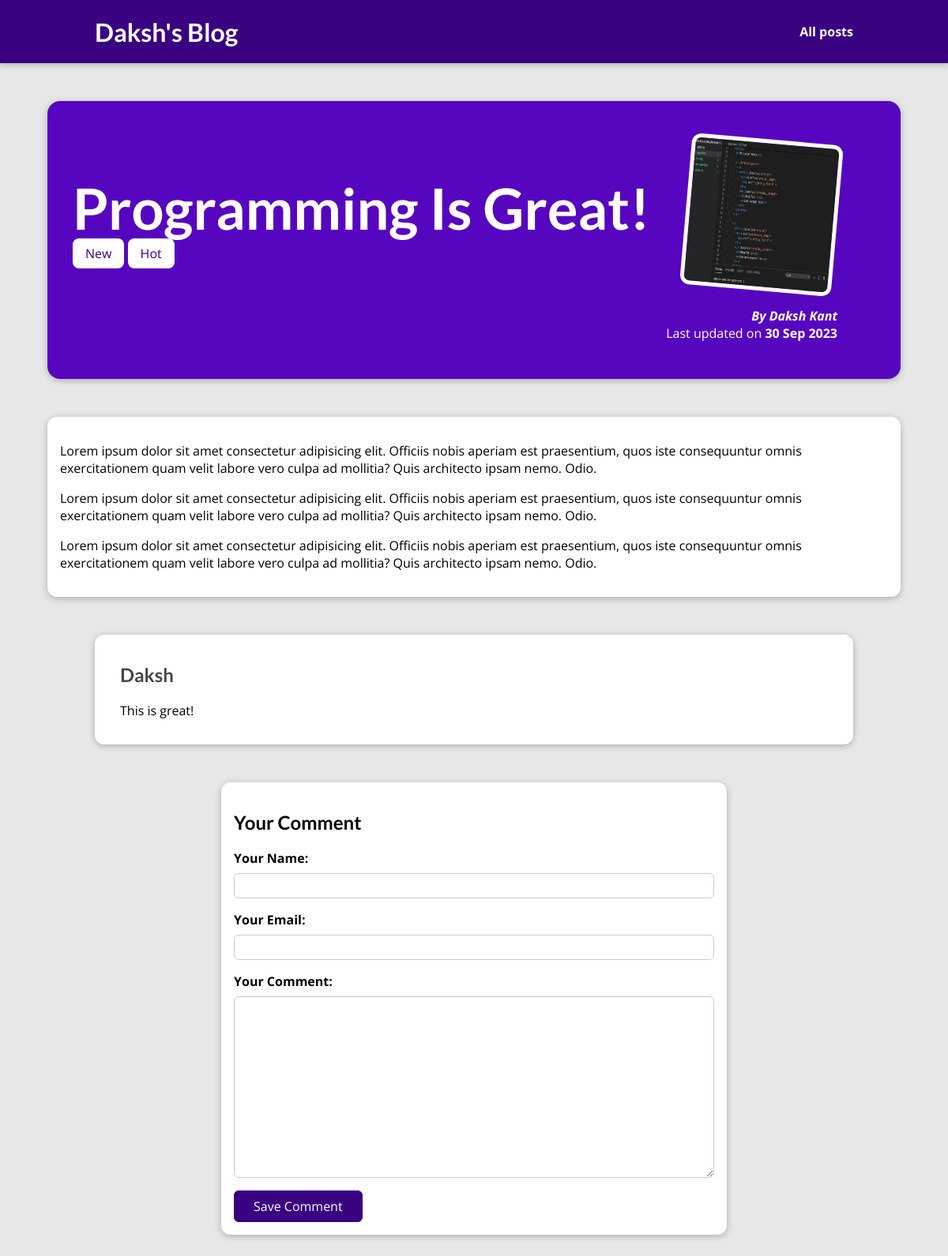
Page /posts/programming-is-fun on the committed database.
### blog/models.py (models this page shows, shortened)
class Post(models.Model):
    title = models.CharField(max_length=150)
    date = models.DateField(auto_now=True)
    author = models.ForeignKey(Author, null=True, on_delete=models.SET_NULL, related_name="posts")
    excerpt = models.CharField(max_length=200)
    image = models.ImageField(upload_to="posts", null=True)
    content = models.TextField(validators=[MinLengthValidator(10)])
    slug = models.SlugField(unique=True, db_index=True)
    tags = models.ManyToManyField(Tag)

class Tag(models.Model):
    caption = models.CharField(max_length=20)

class Author(models.Model):
    first_name = models.CharField(max_length=100)
    last_name = models.CharField(max_length=100)
    email = models.EmailField()
    def __str__(self):
        return f"{self.first_name} {self.last_name}"

class Comment(models.Model):
    user_name = models.CharField(max_length=120)
    user_email = models.EmailField()
    text = models.TextField(max_length=400)
    post = models.ForeignKey(Post, on_delete=models.CASCADE, related_name="comments")

### blog/views.py (the view, shortened to what this page needs)
# urls.py: path("posts/<slug:slug>", views.SinglePostView.as_view(), name="post-detail-page")
class SinglePostView(View):
    def get(self, request, slug):
        post = Post.objects.get(slug=slug)
        return render(request, "blog/post_details.html", {
            "post": post,
            "tags": post.tags.all(),
            "comment_form": CommentForm(),
            "comments": post.comments.all().order_by("-id")
        })

### blog/forms.py
class CommentForm(forms.ModelForm):
    class Meta:
        model = Comment
        exclude = ["post"]
        labels = {
            "user_name": "Your Name",
            "user_email": "Your Email",
            "text": "Your Comment"
        }

### blog/templates/blog/post_details.html (shortened to what this page needs)
{% extends "base.html" %}
{% load static %}
{% block css_files %}
    <link rel="stylesheet" href="{% static "blog/post_details.css" %}">
{% endblock %}
{% block content %}
    <section id="summary">
        <h2>{{post.title}}</h2>
        <div id="alert">
            {% for tag in tags %}
                <span class="tag">{{ tag.caption }}</span>
            {% endfor %%}
        </div>
        <article>
            <img src="{{ post.image.url }}" alt="{{post.title}}"/>
            <address>By <a href="mailto:{{ post.author.email }}">{{post.author}}</a></address>
            <div>
                Last updated on <time>{{post.date|date:"d M Y"}}</time>
            </div>
        </article>
    </section>
    <main>
        {{post.content|linebreaks}}
    </main>
    <section id="comments">
        <ul>
            {% for comment in comments %}
                <li>
                    <h2> {{ comment.user_name }} </h2>
                    <p>{{ comment.text|linebreaks }}</p>
                </li>
            {% endfor %}
        </ul>
    </section>
    <section id="comment-form">
        <h2>Your Comment</h2>
        <form action="{% url "post-detail-page" post.slug %}" method="POST">
            {% for form_field in comment_form %}
                <div class="form-control {% if form_field.errors %}invalid{% endif %}">
                    {{ form_field.label_tag }}
                    {{ form_field }}
                </div>
            {% endfor %}
            <button>Save Comment</button>
        </form>
    </section>
{% endblock %}

### blog/static/blog/post_details.css (style rules this page uses)
body { background-color: #e7e7e7; }
#summary { margin: 8rem auto 3rem auto; padding: 2rem; width: 90%; max-width: 90rem; border-radius: 16px; background-color: #5706c0; position: relative; box-shadow: 0 2px 8px rgba(0, 0, 0, 0.25); height: 22rem; }
#summary h2 { color: white; font-size: 4.5rem; margin-bottom: 0.25rem; }
#summary article { position: absolute; top: 2rem; right: 3rem; padding: 1rem 2rem; border-radius: 12px; text-align: right; color: white; }
#summary article img { width: 12rem; height: 12rem; border-radius: 12px; transform: rotateZ(5deg); border: 5px solid white; margin-bottom: 1rem; }
#summary address { font-weight: bold; }
#summary a { color: white; text-decoration: none; }
#summary time { font-weight: bold; }
main { width: 90%; max-width: 90rem; margin: 3rem auto; background-color: white; padding: 1rem; border-radius: 12px; box-shadow: 0 2px 8px rgba(0, 0, 0, 0.25); }
.tag { background-color: white; color: #390281; padding: 0.5rem 1rem; border-radius: 8px; }
#comment-form { margin: 3rem auto; width: 90%; max-width: 40rem; border-radius: 12px; background-color: white; box-shadow: 0 2px 8px rgba(0, 0, 0, 0.25); padding: 1rem; }
#comment-form button { font: inherit; background-color: #390281; color: white; border: 1px solid #390281; padding: 0.5rem 1.5rem; border-radius: 6px; cursor: pointer; }
.form-control { margin-bottom: 1rem; }
.form-control label { font-weight: bold; margin-bottom: 0.5rem; display: block; }
.form-control input, .form-control textarea { display: block; width: 100%; font: inherit; padding: 0.25rem; border-radius: 6px; border: 1px solid #ccc; }
#comments { margin: 3rem auto; width: 90%; max-width: 60rem; border-radius: 12px; background-color: white; box-shadow: 0 2px 8px rgba(0, 0, 0, 0.25); padding: 1rem 2rem; }
#comments ul { list-style: none; margin: 0; padding: 0; }
#comments li { margin-bottom: 1rem; border-bottom: 2px solid #ccc; }
#comments li:last-of-type { border-bottom: none; }
#comments h2 { color: #464646; }

### static/app.css (style rules this page uses)
* { box-sizing: border-box; }
html { font-family: 'Open Sans', 'Lato', sans-serif; }
body { margin: 0; }
h1, h2, h3 { font-family: 'Lato', sans-serif; font-weight: bold; }

### rows in the picture
Post: title "Programming Is Great!", image (picture), author "Daksh Kant", date "30 Sep 2023", content "Lorem ipsum dolor sit amet consectetur adipisicing elit. Officiis nobis aperiam est praesentium, quos iste consequuntur omnis exercitationem quam velit labore vero culpa ad mollitia? Quis architecto ipsam nemo. Odio. Lorem ipsum dolor sit amet consectetur adipisicing elit. Officiis nobis aperiam est praesentium, quos iste consequuntur omnis exercitationem quam velit labore vero culpa ad mollitia? Quis architecto ipsam nemo. Odio. Lorem ipsum dolor sit amet consectetur adipisicing elit. Officiis nobis aperiam est praesentium, quos iste consequuntur omnis exercitationem quam velit labore vero culpa ad mollitia? Quis architecto ipsam nemo. Odio."
Tag: caption "New"
Tag: caption "Hot"
Comment: user_name "Daksh", text "This is great!"
